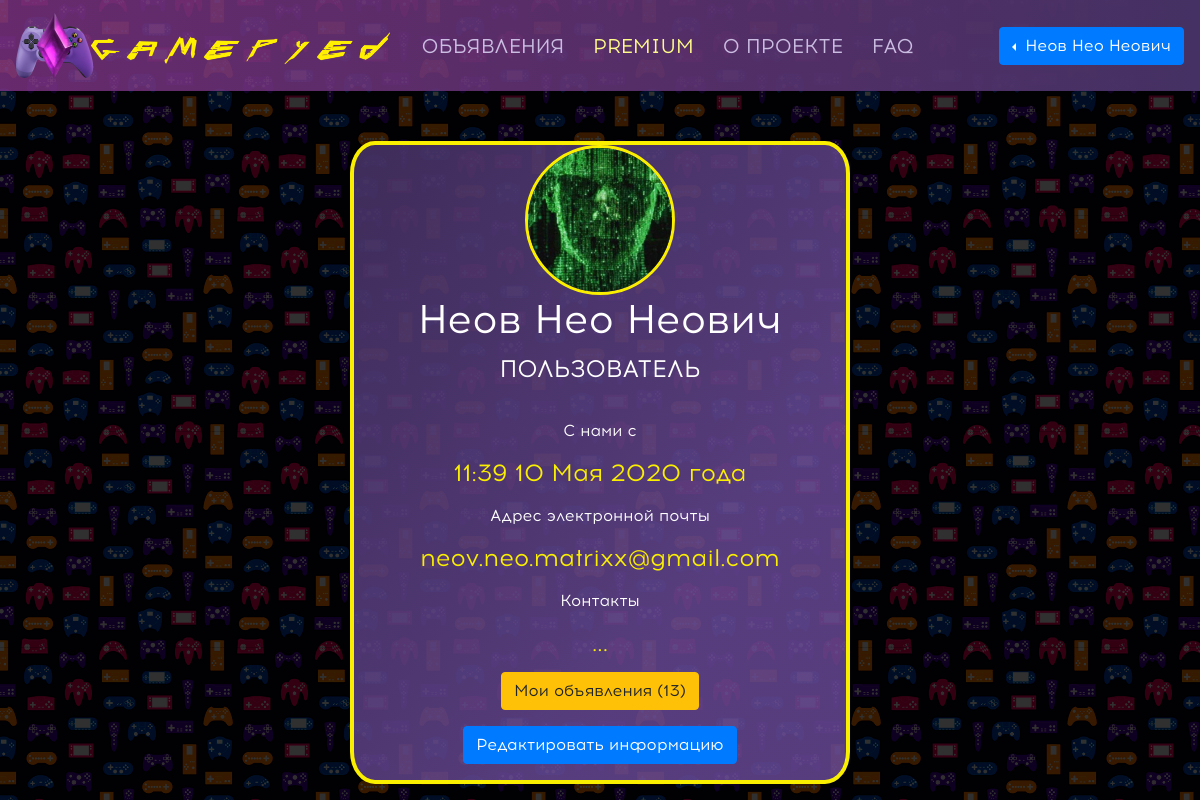
The page /user/ (signed in) on the database its author committed.
### data/users.py (models this page shows, shortened)
class User(SqlAlchemyBase, UserMixin):
    __tablename__ = 'users'
    id = sqlalchemy.Column(sqlalchemy.Integer,
                           primary_key=True, autoincrement=True)
    name = sqlalchemy.Column(sqlalchemy.String, nullable=True)
    email = sqlalchemy.Column(sqlalchemy.String,
                              index=True, unique=True, nullable=True)
    status = sqlalchemy.Column(sqlalchemy.String, default="N")
    contacts = sqlalchemy.Column(sqlalchemy.JSON, nullable=True)
    hashed_password = sqlalchemy.Column(sqlalchemy.String, nullable=True)
    is_activate = sqlalchemy.Column(sqlalchemy.Boolean, default=False)
    uuid = sqlalchemy.Column(sqlalchemy.String, nullable=True)
    created_date = sqlalchemy.Column(sqlalchemy.String, nullable=True)
    img = sqlalchemy.Column(sqlalchemy.Boolean, nullable=True)
    news = orm.relation("News", back_populates='user')

### main.py (the view)
@app.route('/user/')
@login_required
def user():
    if current_user.status == "B":
        return render_template('banned.html', title="GAMEPYED - ВЫ ЗАБАНЕНЫ")
    session = db_session.create_session()
    goods_len = len(session.query(News).filter(News.user_id == current_user.id).all())
    if goods_len > 0:
        return render_template('user.html', title='GAMEPYED - МОЙ ПРОФИЛЬ', goods_len=goods_len)
    return render_template('user.html', title='GAMEPYED - МОЙ ПРОФИЛЬ', goods_len=0)

### data/db_session.py (called while the page is built)
def create_session() -> Session:
    global __factory
    return __factory()

### main.py (called while the page is built)
@login_manager.user_loader
def load_user(user_id):
    session = db_session.create_session()
    return session.query(User).get(user_id)

### templates/user.html (shortened to what this page needs)
{% extends "base.html" %}
{% block content %}
<link rel="stylesheet" type="text/css" href="/static/css/style_log_reg.css">
<link rel="stylesheet" type="text/css" href="/static/css/style_user_info.css">
{% if current_user.img %}
<img src="/static/img/users/avatar/{{ current_user.id }}.jpg" width="150" height="150">
{% else %}
<img src="/static/img/user.png">
{% endif %}
<h1>{{current_user.name}}</h1>
{% if current_user.status == "N" %}
<p style="color: #fff; font-size: 24px; margin-bottom: 2rem;">ПОЛЬЗОВАТЕЛЬ</p>
{% elif current_user.status == "P" %}
<div class="premiumrainbow"><p style="font-size: 24px; margin-bottom: 2rem;">ПРЕМИУМ</p></div>
{% elif current_user.status == "A" %}
<div class="rainbow-animated"><p style="margin-bottom: 2rem;">АДМИН</p></div>
{% endif %}
<p>С нами с <h4 style="color: #fbef00;">{{current_user.created_date}}</h4></p>
<p>Адрес электронной почты <h4 style="color: #fbef00;">{{current_user.email}}</h4></p>
<p>Контакты</p>
{% if current_user.contacts %}
{% for key in current_user.contacts %}
{% if key == "tl" %}
<h4> <i class="fas fa-mobile-alt" style="color: #fff;"></i> {{ current_user.contacts[key] }}</h4>
{% elif key == "vk" %}
<h4> <i class="fab fa-vk" style="color: #fff;"></i> {{ current_user.contacts[key] }}</h4>
{% elif key == "tg" %}
<h4> <i class="fab fa-telegram-plane" style="color: #fff;"></i> {{ current_user.contacts[key] }}</h4>
{% elif key == "it" %}
<h4> <i class="fab fa-instagram" style="color: #fff;"></i> {{ current_user.contacts[key] }}</h4>
{% elif key == "fb" %}
<h4> <i class="fab fa-facebook" style="color: #fff;"></i> {{ current_user.contacts[key] }}</h4>
{% elif key == "ok" %}
<h4> <i class="fab fa-odnoklassniki" style="color: #fff;"></i> {{ current_user.contacts[key] }}</h4>
{% endif %}
{% endfor %}
{% else %}
<h4>...</h4>
{% endif %}
{% if goods_len > 0 %}
<p>
    <a class="btn btn-warning" href="/">Мои объявления ({{goods_len}})</a>
</p>
{% else %}
<p>
    <a class="btn btn-warning" href="/">Мои объявления (0)</a>
</p>
{% endif %}
<p>
    <a class="btn btn-primary" href="/edit_user/{{ current_user.id }}">Редактировать информацию</a>
</p>
{% endblock %}

### templates/base.html (shortened to what this page needs)
<!doctype html>
<html lang="ru">
<head>
    <link rel="stylesheet"
          href="https://stackpath.bootstrapcdn.com/bootstrap/4.4.1/css/bootstrap.min.css"
>
    <link rel="stylesheet" type="text/css" href="/static/css/style.css">
    <link rel="stylesheet" href="https://use.fontawesome.com/releases/v5.8.1/css/all.css"
>
</head>
<body>
<header>
        <nav class="navbar navbar-expand-lg navbar-light">
            <a class="navbar-brand" href="/">
                <img src="/static/img/gamepyed.png" width="375" height="65" alt="">
            </a>
            <div class="collapse navbar-collapse">
                <div class="navbar-nav">
                    {% if title == "GAMEPYED - ОБЪЯВЛЕНИЯ" %}
                    <a class="nav-item nav-link active" href="/goods/page1">ОБЪЯВЛЕНИЯ</a>
                    <a class="nav-item nav-link" href="/premium" style="color: #fffa8a;"
                       onmouseover="this.style.color='#fbef00';" onmouseout="this.style.color='#fffa8a';">PREMIUM</a>
                    <a class="nav-item nav-link" href="/about">О ПРОЕКТЕ</a>
                    <a class="nav-item nav-link" href="/faq">FAQ</a>
                    {% elif title == "GAMEPYED - PREMIUM" %}
                    <a class="nav-item nav-link" href="/goods/page1">ОБЪЯВЛЕНИЯ</a>
                    <a class="nav-item nav-link active" href="/premium" style="color: #fbef00;">PREMIUM</a>
                    <a class="nav-item nav-link" href="/about">О ПРОЕКТЕ</a>
                    <a class="nav-item nav-link" href="/faq">FAQ</a>
                    {% else %}
                    <a class="nav-item nav-link" href="/goods/page1">ОБЪЯВЛЕНИЯ</a>
                    <a class="nav-item nav-link" href="/premium" style="color: #fffa8a;"
                       onmouseover="this.style.color='#fbef00';" onmouseout="this.style.color='#fffa8a';">PREMIUM</a>
                    <a class="nav-item nav-link" href="/about">О ПРОЕКТЕ</a>
                    <a class="nav-item nav-link" href="/faq">FAQ</a>
                    {% endif %}
                </div>
            </div>
            {% if current_user.is_authenticated %}
            <div class="btn-group dropleft">
                <button type="button" class="btn btn-primary dropdown-toggle" data-toggle="dropdown"
                        aria-haspopup="true"
                        aria-expanded="false"
                style="">
                    {{current_user.name}}
                </button>
            </div>
            {% endif %}
        </nav>
    </header>
    <main role="main" class="container">
            {% block content %} {% endblock %}
    </main>
</body>
</html>

### static/css/style.css (style rules this page uses)
h1 { color: #fbef00; }
body { background-color: #fff; font-family: "Acrom", sans-serif; background-image: url("/static/img/background.png"); }
nav { background: linear-gradient(270deg, rgba(69, 49, 99, 1), rgba(146, 60, 153, 0.7) 100%); }
.navbar-light .navbar-nav .nav-link { color: #cbbde2; }
.navbar-expand-lg .navbar-nav .nav-link { font-size: 20px; padding-right: .9rem; padding-left: .9rem; }

### static/css/style_log_reg.css (style rules this page uses)
h1 { color: #fff }
h4 { color: #fbef00; margin-top: .9rem; margin-bottom: .9rem; }
.container img { width: 150px; height: 150px; margin: -60 px 0 30px 0; border: 3px solid #fbef00; border-radius: 50%; }
.container { border: 4px solid #fbef00; }

### static/css/style_user_info.css (style rules this page uses)
.container { width: 500px; height: auto; background: linear-gradient(to bottom right, rgba(69, 49, 99, 0.9), rgba(108, 76, 155, 0.8) 70%); margin: 50px auto 0px auto; text-align: center; color: #fff; border-radius: 5%; }

### rows shown on the page
User: name "Неов Нео Неович", created_date "11:39 10 Мая 2020 года", email "neov.neo.matrixx@gmail.com"

### other values the page prints
{{ goods_len }} "13"
